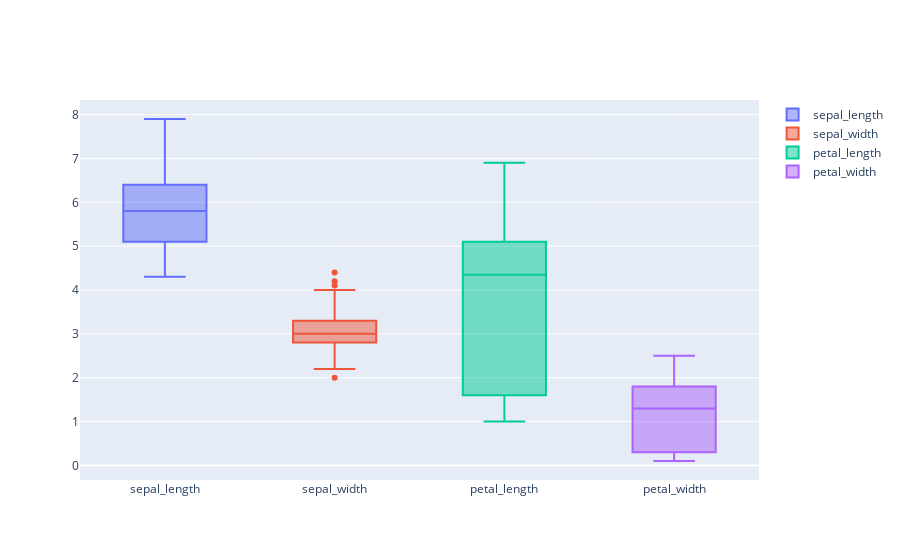

The notebook cell this image was saved under:
### Code cell
# Create the Box Plot using plotly.graph_objects
fig=go.Figure()
fig.add_trace(go.Box(y=iris_df.sepal_length,name='sepal_length'))
fig.add_trace(go.Box(y=iris_df.sepal_width,name='sepal_width'))
fig.add_trace(go.Box(y=iris_df.petal_length,name='petal_length'))
fig.add_trace(go.Box(y=iris_df.petal_width,name='petal_width'))

### Figure 1 — Plotly figure (JSON) as saved in the notebook; plotly's stock layout.template omitted (floating-point values rounded to 4 significant figures; data arrays with more than 128 entries replaced by an {"elided": "..."} marker saying what was removed)
{"data": [{"name": "sepal_length", "type": "box", "y": {"elided": "150 float values"}}, {"name": "sepal_width", "type": "box", "y": {"elided": "150 float values"}}, {"name": "petal_length", "type": "box", "y": {"elided": "150 float values"}}, {"name": "petal_width", "type": "box", "y": {"elided": "150 float values"}}], "layout": {}}
